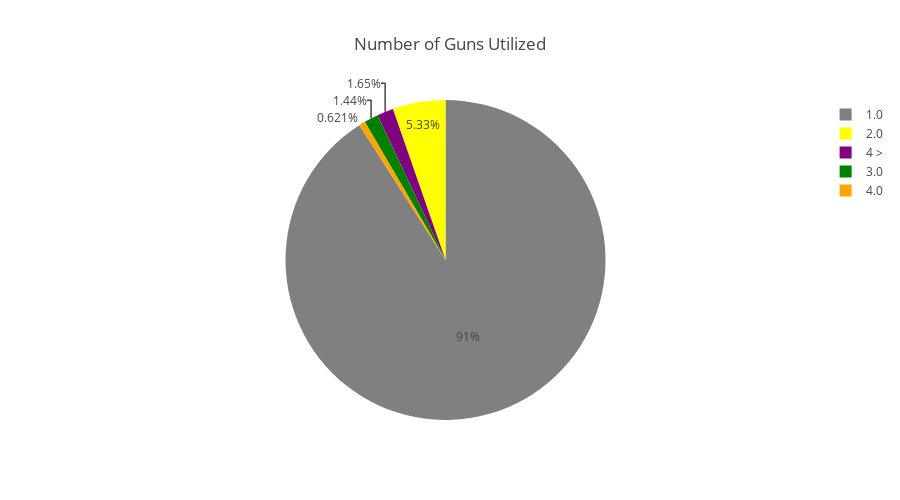

Write notebook code for a chart like this one.
### Markdown cell above
**Total Number of Incidents categorized by number of guns involved**  
Here we have segregated the the total number of incidents based on the number of guns that were involved in the incident

### Code cell
configure_plotly_browser_state()
gun['n_guns'] = gun['n_guns_involved'].apply(lambda x : '4 >' if x > 4 else str(x))
g = gun['n_guns'].value_counts().reset_index()
g = g[g['index'] != 'nan']

labels = list(g['index'])
values = list(g['n_guns'])

tr1 = go.Pie(labels=labels,values=values,marker=dict(colors = ['Grey','Yellow','Purple','Green','Orange']))
layout = dict(height=500, title='Number of Guns Utilized', legend=dict(orientation="v"))
f = go.Figure(data=[tr1], layout=layout)
iplot(f)

### Figure 1 — Plotly figure (JSON) as saved in the notebook; plotly's stock layout.template omitted (floating-point values rounded to 4 significant figures)
{"data": [{"marker": {"colors": ["Grey", "Yellow", "Purple", "Green", "Orange"]}, "type": "pie", "labels": ["1.0", "2.0", "4 >", "3.0", "4.0"], "values": [127548, 7477, 2309, 2021, 871], "uid": "de63125e-c926-11e8-be28-0242ac1c0002"}], "layout": {"title": "Number of Guns Utilized", "legend": {"orientation": "v"}, "height": 500}}
